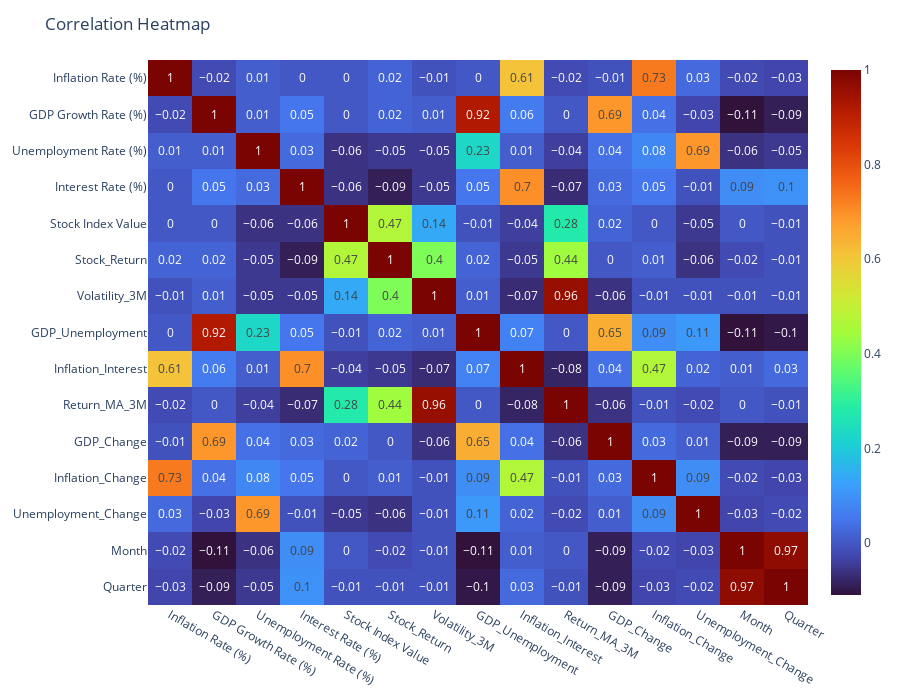

The notebook cell saved with this chart:
### Code cell
import plotly.express as px


corr_df = numeric_df.corr().round(2)
fig = px.imshow(corr_df, text_auto=True, color_continuous_scale='turbo', aspect='auto')
fig.update_layout(title='Correlation Heatmap', width=900, height=700)
fig.show()

### Figure 1 — Plotly figure (JSON) as saved in the notebook; plotly's stock layout.template omitted (floating-point values rounded to 4 significant figures; data arrays with more than 128 entries replaced by an {"elided": "..."} marker saying what was removed)
{"data": [{"coloraxis": "coloraxis", "hovertemplate": "x: %{x}<br>y: %{y}<br>color: %{z}<extra></extra>", "name": "0", "texttemplate": "%{z}", "type": "heatmap", "x": ["Inflation Rate (%)", "GDP Growth Rate (%)", "Unemployment Rate (%)", "Interest Rate (%)", "Stock Index Value", "Stock_Return", "Volatility_3M", "GDP_Unemployment", "Inflation_Interest", "Return_MA_3M", "GDP_Change", "Inflation_Change", "Unemployment_Change", "Month", "Quarter"], "xaxis": "x", "y": ["Inflation Rate (%)", "GDP Growth Rate (%)", "Unemployment Rate (%)", "Interest Rate (%)", "Stock Index Value", "Stock_Return", "Volatility_3M", "GDP_Unemployment", "Inflation_Interest", "Return_MA_3M", "GDP_Change", "Inflation_Change", "Unemployment_Change", "Month", "Quarter"], "yaxis": "y", "z": {"elided": "15x15 float values"}}], "layout": {"coloraxis": {"colorscale": [[0, "#30123b"], [0.07143, "#4145ab"], [0.1429, "#4675ed"], [0.2143, "#39a2fc"], [0.2857, "#1bcfd4"], [0.3571, "#24eca6"], [0.4286, "#61fc6c"], [0.5, "#a4fc3b"], [0.5714, "#d1e834"], [0.6429, "#f3c63a"], [0.7143, "#fe9b2d"], [0.7857, "#f36315"], [0.8571, "#d93806"], [0.9286, "#b11901"], [1, "#7a0402"]]}, "height": 700, "margin": {"t": 60}, "title": {"text": "Correlation Heatmap"}, "width": 900, "xaxis": {"anchor": "y", "domain": [0, 1]}, "yaxis": {"anchor": "x", "autorange": "reversed", "domain": [0, 1]}}}
